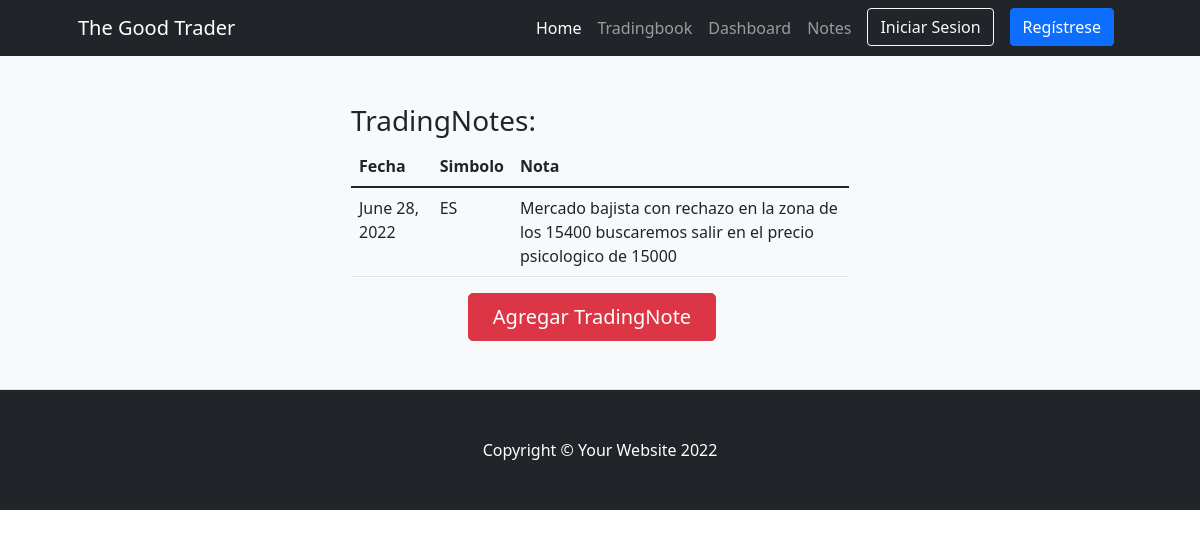
Screenshot of /tradingbook/notes/ with the database file from the repository.
### tradingbookapp/models.py (models this page shows)
class Note(models.Model):
    fecha = models.DateField("Fecha de operacion (mm/dd/yyyy)",auto_now_add=False,auto_now=False,blank=True,null=True)
    simbolo = models.CharField("Simbolo",max_length=30)
    nota = models.CharField("Notas de trading", max_length=250)

### tradingbookapp/views.py (the view)
# urls.py: path('notes/',views.Notes,name="Notes"),
def Notes(request):
    notes = Note.objects.all()
    ctx = {'notes':notes}
    return  render (request,'tradingbookapp/notes.html',ctx)

### tradingbookapp/templates/tradingbookapp/notes.html (shortened to what this page needs)
{% extends "tradingbookapp/base.html" %}
{%block contenidopagina%}
<section class="bg-light py-5 border-bottom">
    <div class="container px-5">
        <div class="row gx-5 justify-content-center">
            <div class="col-lg-6">
                <h3>TradingNotes:</h3>
                <table class="table">
                    <thead>
                        <th scope="col">Fecha</th>
                        <th scope="col">Simbolo</th>
                        <th scope="col">Nota</th>
                    </thead>
                    <ul class= "list-group list-group-numbered">
                        {% for note in notes  %}
                        <tr>
                            <td>{{note.fecha}}</td>
                            <td>{{note.simbolo}}</td>
                            <td>{{note.nota}}</td>
                        </tr>
                        {% endfor %}
                    </ul>
                </table>
                <div class="d-grid gap-3 d-sm-flex justify-content-sm-center">
                    <a class="btn btn-danger btn-lg px-4 me-sm-3" href="{%url 'crear_notes' %}">Agregar TradingNote</a>
                </div>
            </div>
        </div>
    </div>
</section>
{%endblock%}

### rows the page displays
Note: fecha "June 28, 2022", simbolo "ES", nota "Mercado bajista con rechazo en la zona de los 15400 buscaremos salir en el precio psicologico de 15000"
